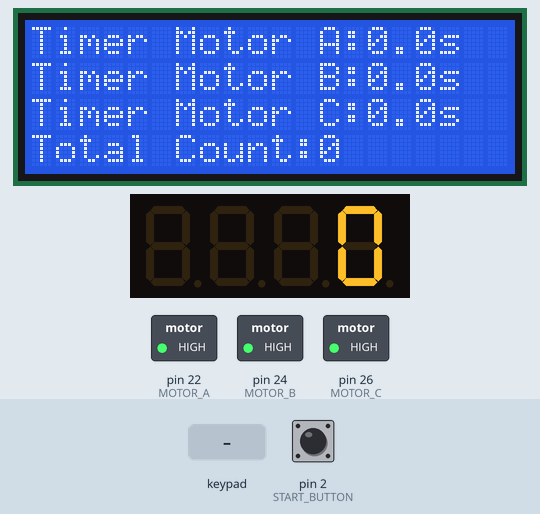
The sketch below on a simulated Arduino Mega 2560, built with avr-gcc and run on an emulated ATmega2560. Shown: 20×4 character LCD, 4-digit seven-segment display, switched loads named in the sketch (green lamp = pin HIGH). The inputs (shaded band) are chosen by the test bench; at power-on: pin 2 (START_BUTTON) HIGH. EEPROM starts erased; what the sketch prints to the serial monitor is not drawn.

Above: at 6.4 s.
6.5 s: key '*' pressed
At 8.6 s:
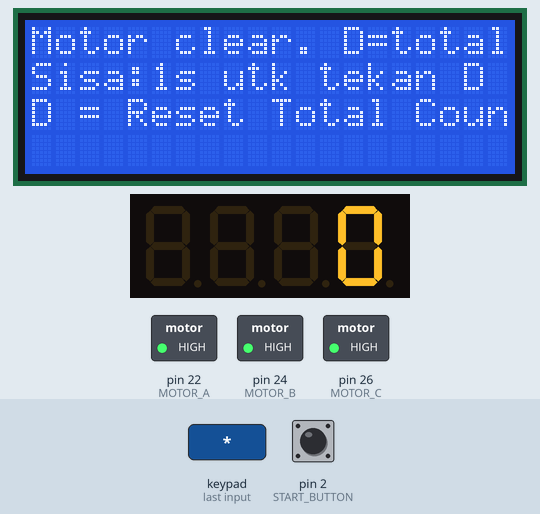
9.5 s: keypad keys 4 7 4 9 5 1 5 3 A pressed 0.4 s apart
At 13.6 s:
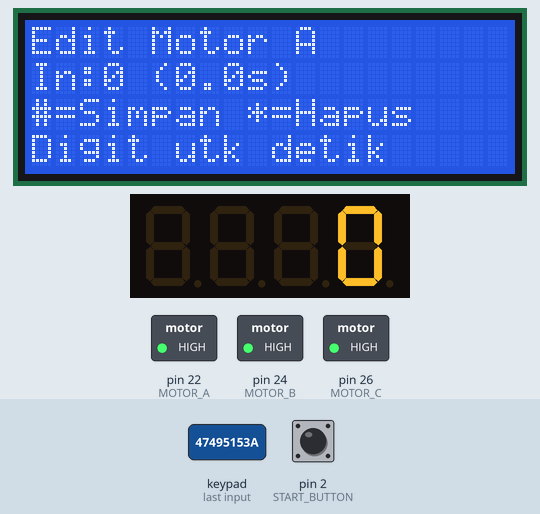
14.6 s: keypad keys 4 7 4 9 5 1 5 3 # pressed 0.4 s apart
At 19.0 s:
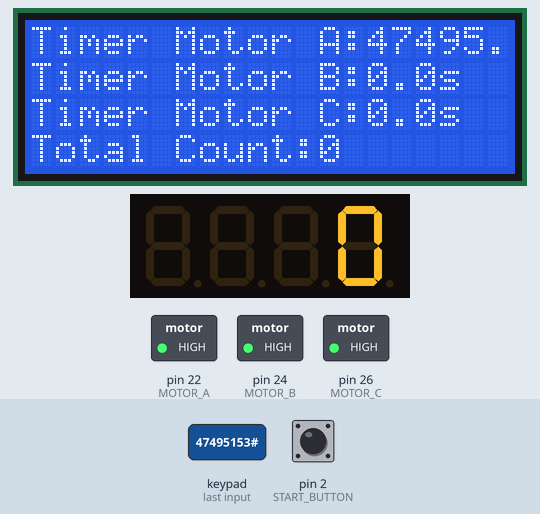
19.7 s: key 'B' pressed
At 21.0 s:
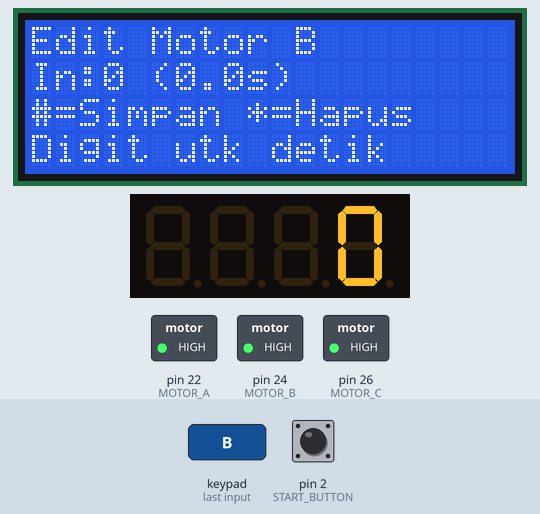
21.4 s: keypad keys 4 7 4 9 5 1 5 3 D pressed 0.4 s apart
At 27.2 s:
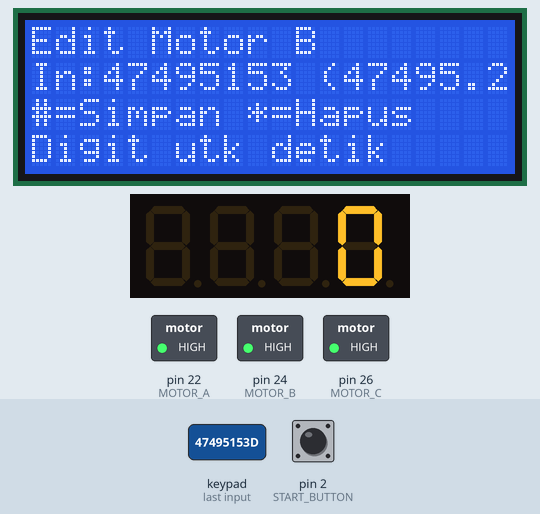
27.8 s: key 'C' pressed
At 29.2 s:
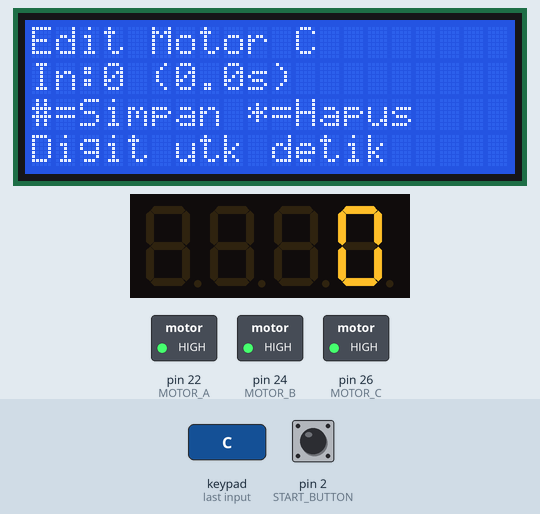
Timing chart, 0 to 30.5 s (numbered marks = the images above; inputs shaded):
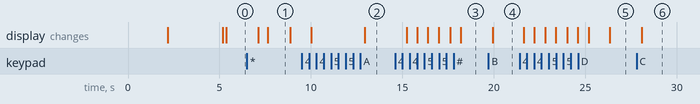

Measured:
- after the input at 6.5 s, the display: first changes after 0.62 s (image 1 shows a later state)
- after the input at 9.5 s, the display: first differs from a run without the input after 3.4 s (image 2)
- after the input at 14.6 s, the display: first changes after 0.62 s (image 3 shows a later state)
- after the input at 19.7 s, the display: changes after 0.23 s (image 4)
- after the input at 21.4 s, the display: first changes after 0.22 s (image 5 shows a later state)
- after the input at 27.8 s, the display: changes after 0.29 s (image 6)
- what the display in image 1 shows lasts 1.3 s, from 7.6 s to 8.9 s

The sketch:

twisting_control_multi_time_3_Motor.ino
```cpp
#include <Keypad.h>
#include <EEPROM.h>
#include <TM1637Display.h>
#include <Wire.h>
#include <LiquidCrystal_I2C.h>

// Pin definisi untuk motor (aktif-LOW)
#define MOTOR_A 22
#define MOTOR_B 24
#define MOTOR_C 26

// Konstanta logika motor aktif-LOW
#define MOTOR_ACTIVE LOW    // Keluaran LOW menyalakan motor
#define MOTOR_INACTIVE HIGH // Keluaran HIGH mematikan motor

// Pin untuk TM1637
#define CLK 7
#define DIO 6
TM1637Display display(CLK, DIO);

// LCD I2C 20x4
#define LCD_ADDR 0x27 // Ganti ke 0x3F jika modul Anda memakai alamat itu
LiquidCrystal_I2C lcd(LCD_ADDR, 20, 4);

// Pin untuk start button
#define START_BUTTON 2

// Keypad 4x4 configuration
const byte ROWS = 4;
const byte COLS = 4;
char keys[ROWS][COLS] = {
    {'1', '2', '3', 'A'},
    {'4', '5', '6', 'B'},
    {'7', '8', '9', 'C'},
    {'*', '0', '#', 'D'}};
byte rowPins[ROWS] = {47, 49, 51, 53};
byte colPins[COLS] = {39, 41, 43, 45};
Keypad keypad = Keypad(makeKeymap(keys), rowPins, colPins, ROWS, COLS);

// Variabel untuk menyimpan waktu motor (dalam ms)
unsigned long motorTimeA = 0;
unsigned long motorTimeB = 0;
unsigned long motorTimeC = 0;

// Variabel input waktu sementara
unsigned long inputTime = 0;
int selectedMotor = 0; // 0: none, 1: A, 2: B, 3: C

// Variabel siklus
unsigned int cycleCount = 0;
unsigned int displayCount = 0; // Counter yang ditampilkan di TM1637 (bisa di-reset)
bool systemRunning = false;

// Tracking untuk mengurangi update LCD berlebihan (opsional)
unsigned long lastLCDUpdate = 0;
const unsigned long LCD_UPDATE_INTERVAL = 500; // ms

// Animasi LCD saat motor berjalan
const char ANIM_FRAMES[] = {'|', '/', '-', '\\'}; // gunakan escape untuk backslash
uint8_t animIndex = 0;

// Tracking untuk kombinasi tombol *+D reset counter
unsigned long lastStarPress = 0;

// UI Message temporary
String uiMessage = "";
unsigned long uiMessageUntil = 0; // millis deadline
void showMessage(const String &msg, unsigned long durationMs = 1500)
{
  uiMessage = msg;
  uiMessageUntil = millis() + durationMs;
}

// Splash Screen saat boot
void showSplashScreen()
{
  lcd.clear();
  lcd.setCursor(0, 0);
  lcd.print("Twisting 2197969-00 ");
  lcd.setCursor(5, 1);
  lcd.print("CONTROLLER");
  lcd.setCursor(2, 3);
  lcd.print("Versi : 3 Motor");
  delay(2000);
  lcd.clear();
  lcd.setCursor(3, 0);
  lcd.print("Build BY AGUS F");
  lcd.setCursor(1, 2);
  lcd.print("29 September 2025");
  lcd.setCursor(0, 3);
  lcd.print("//github.com/sembre/");
  delay(3000);
  lcd.clear();
}

// Alamat EEPROM
#define EEPROM_CYCLE 0
#define EEPROM_TIME_A 10
#define EEPROM_TIME_B 20
#define EEPROM_TIME_C 30

void setup()
{
  Serial.begin(9600);

  // Inisialisasi pin motor sebagai OUTPUT dan LANGSUNG set INACTIVE (HIGH)
  // untuk mencegah gerakan relay saat power-on
  pinMode(MOTOR_A, OUTPUT);
  digitalWrite(MOTOR_A, MOTOR_INACTIVE);
  pinMode(MOTOR_B, OUTPUT);
  digitalWrite(MOTOR_B, MOTOR_INACTIVE);
  pinMode(MOTOR_C, OUTPUT);
  digitalWrite(MOTOR_C, MOTOR_INACTIVE);

  // Inisialisasi start button dengan INPUT_PULLUP
  pinMode(START_BUTTON, INPUT_PULLUP);

  // Inisialisasi TM1637
  display.setBrightness(7);

  // Inisialisasi LCD
  lcd.init();
  lcd.backlight();
  showSplashScreen();

  // Baca data dari EEPROM
  loadFromEEPROM();

  // Pastikan semua motor dalam keadaan OFF (aktif-LOW berarti set HIGH)
  allMotorsOff();

  // Tampilkan siklus saat startup
  updateDisplay();

  Serial.println("System Ready");
  printStatus();
}

void loop()
{
  // Handle keypad input
  handleKeypad();

  // Handle start button
  handleStartButton();

  // Update display setiap 100ms
  static unsigned long lastDisplayUpdate = 0;
  if (millis() - lastDisplayUpdate > 100)
  {
    updateDisplay();
    lastDisplayUpdate = millis();
  }

  // Update LCD terpisah agar tidak terlalu sering
  if (millis() - lastLCDUpdate > LCD_UPDATE_INTERVAL)
  {
    updateLCD();
    lastLCDUpdate = millis();
  }
}

void handleKeypad()
{
  char key = keypad.getKey();

  if (key)
  {
    Serial.print("Key pressed: ");
    Serial.println(key);

    switch (key)
    {
    case 'A':
      selectedMotor = 1;
      inputTime = 0;
      Serial.println("Motor A selected");
      break;

    case 'B':
      selectedMotor = 2;
      inputTime = 0;
      Serial.println("Motor B selected");
      break;

    case 'C':
      selectedMotor = 3;
      inputTime = 0;
      Serial.println("Motor C selected");
      break;

    case '0' ... '9':
      if (selectedMotor != 0)
      {
        inputTime = inputTime * 10 + (key - '0');
        Serial.print("Input time: ");
        Serial.print(inputTime / 1000.0, 1);
        Serial.println(" s");
      }
      break;

    case '#': // Simpan waktu
      if (selectedMotor != 0 && inputTime > 0)
      {
        saveMotorTime();
        inputTime = 0;
        // Kembali ke mode standby langsung
        selectedMotor = 0;
        printStatus();
      }
      break;

    case '*':                   // Hapus semua waktu motor + siapkan reset counter
      lastStarPress = millis(); // Catat waktu tekan *
      clearAllTimes();
      printStatus();
      showMessage("Motor clear. D=total", 3000); // Pesan lebih lama untuk beri waktu tekan D
      break;

    case 'D': // Reset display counter atau total counter jika * ditekan sebelumnya
      // Cek apakah * ditekan dalam 2 detik terakhir
      if (millis() - lastStarPress < 2000)
      {
        // Reset total counter (sudah termasuk displayCount di dalam fungsi)
        resetCycleCounter();
        showMessage("Total count reset!");
      }
      else
      {
        // Reset display counter saja
        displayCount = 0;
        updateDisplay();
        showMessage("Display reset");
      }
      break;
    }
  }
}

void handleStartButton()
{
  static bool lastButtonState = HIGH;
  bool currentButtonState = digitalRead(START_BUTTON);

  // Deteksi falling edge (tombol ditekan)
  if (lastButtonState == HIGH && currentButtonState == LOW)
  {
    // Debouncing delay
    delay(50);
    if (digitalRead(START_BUTTON) == LOW)
    {
      startSystem();
    }
  }

  lastButtonState = currentButtonState;
}

void saveMotorTime()
{
  switch (selectedMotor)
  {
  case 1:
    motorTimeA = inputTime;
    EEPROM.put(EEPROM_TIME_A, motorTimeA);
    Serial.println("Motor A time saved");
    break;
  case 2:
    motorTimeB = inputTime;
    EEPROM.put(EEPROM_TIME_B, motorTimeB);
    Serial.println("Motor B time saved");
    break;
  case 3:
    motorTimeC = inputTime;
    EEPROM.put(EEPROM_TIME_C, motorTimeC);
    Serial.println("Motor C time saved");
    break;
  }
}

void clearAllTimes()
{
  motorTimeA = 0;
  motorTimeB = 0;
  motorTimeC = 0;

  EEPROM.put(EEPROM_TIME_A, motorTimeA);
  EEPROM.put(EEPROM_TIME_B, motorTimeB);
  EEPROM.put(EEPROM_TIME_C, motorTimeC);

  Serial.println("All motor times cleared");
}

void resetCycleCounter()
{
  cycleCount = 0;
  displayCount = 0;
  EEPROM.put(EEPROM_CYCLE, cycleCount);
  updateDisplay();
  Serial.println("Cycle counter reset");
}

void startSystem()
{
  if (systemRunning)
    return;

  // Cek apakah ada waktu yang di-set
  if (motorTimeA == 0 && motorTimeB == 0 && motorTimeC == 0)
  {
    Serial.println("No motor times set!");
    return;
  }

  systemRunning = true;
  Serial.println("System STARTED");

  // Cari waktu terlama
  unsigned long maxTime = max(motorTimeA, max(motorTimeB, motorTimeC));

  // Hitung delay untuk masing-masing motor
  unsigned long delayA = maxTime - motorTimeA;
  unsigned long delayB = maxTime - motorTimeB;
  unsigned long delayC = maxTime - motorTimeC;

  Serial.print("Max time: ");
  Serial.print(maxTime / 1000.0, 1);
  Serial.println(" s");

  // Motor dengan waktu terlama menyala pertama (t=0)
  if (motorTimeA == maxTime)
  {
    digitalWrite(MOTOR_A, MOTOR_ACTIVE);
    Serial.println("Motor A ON (t=0)");
  }
  if (motorTimeB == maxTime)
  {
    digitalWrite(MOTOR_B, MOTOR_ACTIVE);
    Serial.println("Motor B ON (t=0)");
  }
  if (motorTimeC == maxTime)
  {
    digitalWrite(MOTOR_C, MOTOR_ACTIVE);
    Serial.println("Motor C ON (t=0)");
  }

  // Motor A dengan delay
  if (motorTimeA > 0 && motorTimeA != maxTime)
  {
    delay(delayA);
    digitalWrite(MOTOR_A, MOTOR_ACTIVE);
    Serial.print("Motor A ON after delay: ");
    Serial.print(delayA / 1000.0, 1);
    Serial.println(" s");
  }

  // Motor B dengan delay
  if (motorTimeB > 0 && motorTimeB != maxTime)
  {
    delay(delayB);
    digitalWrite(MOTOR_B, MOTOR_ACTIVE);
    Serial.print("Motor B ON after delay: ");
    Serial.print(delayB / 1000.0, 1);
    Serial.println(" s");
  }

  // Motor C dengan delay
  if (motorTimeC > 0 && motorTimeC != maxTime)
  {
    delay(delayC);
    digitalWrite(MOTOR_C, MOTOR_ACTIVE);
    Serial.print("Motor C ON after delay: ");
    Serial.print(delayC / 1000.0, 1);
    Serial.println(" s");
  }

  // Tunggu sampai waktu terlama selesai
  delay(maxTime);

  // Matikan semua motor bersamaan
  allMotorsOff();

  // Increment both counters
  cycleCount++;
  if (cycleCount > 9999)
    cycleCount = 9999;
  displayCount++;
  if (displayCount > 9999)
    displayCount = 9999;
  EEPROM.put(EEPROM_CYCLE, cycleCount);

  Serial.println("All motors OFF");
  Serial.print("Cycle completed: ");
  Serial.println(cycleCount);

  systemRunning = false;
}

void allMotorsOff()
{
  digitalWrite(MOTOR_A, MOTOR_INACTIVE);
  digitalWrite(MOTOR_B, MOTOR_INACTIVE);
  digitalWrite(MOTOR_C, MOTOR_INACTIVE);
}

void loadFromEEPROM()
{
  EEPROM.get(EEPROM_CYCLE, cycleCount);
  EEPROM.get(EEPROM_TIME_A, motorTimeA);
  EEPROM.get(EEPROM_TIME_B, motorTimeB);
  EEPROM.get(EEPROM_TIME_C, motorTimeC);

  // Validasi data
  if (cycleCount > 9999)
    cycleCount = 0;
  if (motorTimeA > 600000)
    motorTimeA = 0; // Max 10 menit
  if (motorTimeB > 600000)
    motorTimeB = 0;
  if (motorTimeC > 600000)
    motorTimeC = 0;

  // Initialize display counter sama dengan total counter saat boot
  displayCount = cycleCount;
}

void updateDisplay()
{
  display.showNumberDec(displayCount, false);
}

// Fungsi helper untuk cetak 1 baris dan bersihkan sisa karakter
void lcdPrintLine(uint8_t row, const String &text)
{
  lcd.setCursor(0, row);
  String t = text;
  if (t.length() > 20)
  {
    t = t.substring(0, 20);
  }
  else
  {
    while (t.length() < 20)
      t += ' ';
  }
  lcd.print(t);
}

void updateLCD()
{
  // Helper format waktu
  auto fmtTime = [](unsigned long ms) -> String
  { return String(ms / 1000.0, 1) + "s"; };

  // Prioritas 1: sistem running
  if (systemRunning)
  {
    String l0 = "RUN A:" + fmtTime(motorTimeA) + " B:" + fmtTime(motorTimeB);
    if (l0.length() > 20)
      l0 = l0.substring(0, 20);
    lcdPrintLine(0, l0);

    String l1 = "C:" + fmtTime(motorTimeC) + " Cyc:" + String(cycleCount);
    if (l1.length() > 20)
      l1 = l1.substring(0, 20);
    lcdPrintLine(1, l1);

    String l2 = "Motor aktif...";
    if (l2.length() > 20)
      l2 = l2.substring(0, 20);
    lcdPrintLine(2, l2);

    String l3 = String("Working ") + ANIM_FRAMES[animIndex];
    animIndex = (animIndex + 1) % (sizeof(ANIM_FRAMES));
    lcdPrintLine(3, l3);
    return;
  }

  // Prioritas 2: pesan sementara
  if (uiMessage.length() && millis() < uiMessageUntil)
  {
    lcdPrintLine(0, uiMessage);

    // Cek apakah sedang dalam window * + D untuk reset total
    if (millis() - lastStarPress < 2000)
    {
      unsigned long sisaWaktu = 2000 - (millis() - lastStarPress);
      String l1 = "Sisa:" + String(sisaWaktu / 1000 + 1) + "s utk tekan D";
      if (l1.length() > 20)
        l1 = l1.substring(0, 20);
      lcdPrintLine(1, l1);
      lcdPrintLine(2, "D = Reset Total Count");
      lcdPrintLine(3, "");
    }
    else
    {
      lcdPrintLine(1, "");
      lcdPrintLine(2, "Tekan A/B/C edit");
      lcdPrintLine(3, "#=Simpan *=Hapus");
    }
    return;
  }

  // Prioritas 3: mode editing (selectedMotor != 0) sebelum save
  if (selectedMotor != 0)
  {
    char selChar = (selectedMotor == 1 ? 'A' : (selectedMotor == 2 ? 'B' : 'C'));
    String l0 = String("Edit Motor ") + selChar;
    lcdPrintLine(0, l0);

    // Baris 1: tampilkan ms dan detik dalam kurung: 3200 (3.2s)
    String msStr = String(inputTime); // dalam ms
    String secStr = String(inputTime / 1000.0, 1);
    String l1 = "In:" + msStr + " (" + secStr + "s)"; // contoh: In:3200 (3.2s)
    if (l1.length() > 20)
      l1 = l1.substring(0, 20); // jaga lebar
    lcdPrintLine(1, l1);

    lcdPrintLine(2, "#=Simpan *=Hapus");
    lcdPrintLine(3, "Digit utk detik");
    return;
  }

  // Standby: tampilkan waktu setiap motor dalam format penuh
  String sA = "Timer Motor A:" + fmtTime(motorTimeA);
  String sB = "Timer Motor B:" + fmtTime(motorTimeB);
  String sC = "Timer Motor C:" + fmtTime(motorTimeC);
  if (sA.length() > 20)
    sA = sA.substring(0, 20);
  if (sB.length() > 20)
    sB = sB.substring(0, 20);
  if (sC.length() > 20)
    sC = sC.substring(0, 20);
  lcdPrintLine(0, sA);
  lcdPrintLine(1, sB);
  lcdPrintLine(2, sC);
  String l3 = String("Total Count:") + cycleCount;
  if (l3.length() > 20)
    l3 = l3.substring(0, 20);
  lcdPrintLine(3, l3);
}

void printStatus()
{
  Serial.println("\n=== SYSTEM STATUS ===");
  Serial.print("Cycle Count: ");
  Serial.println(cycleCount);
  Serial.print("Motor A Time: ");
  Serial.print(motorTimeA / 1000.0, 1);
  Serial.println(" s");
  Serial.print("Motor B Time: ");
  Serial.print(motorTimeB / 1000.0, 1);
  Serial.println(" s");
  Serial.print("Motor C Time: ");
  Serial.print(motorTimeC / 1000.0, 1);
  Serial.println(" s");
  Serial.println("====================\n");
}
```
